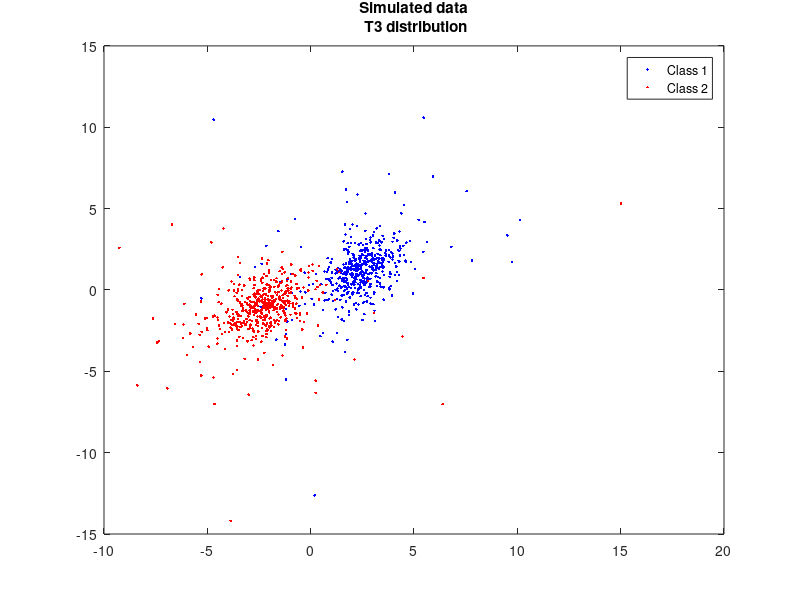
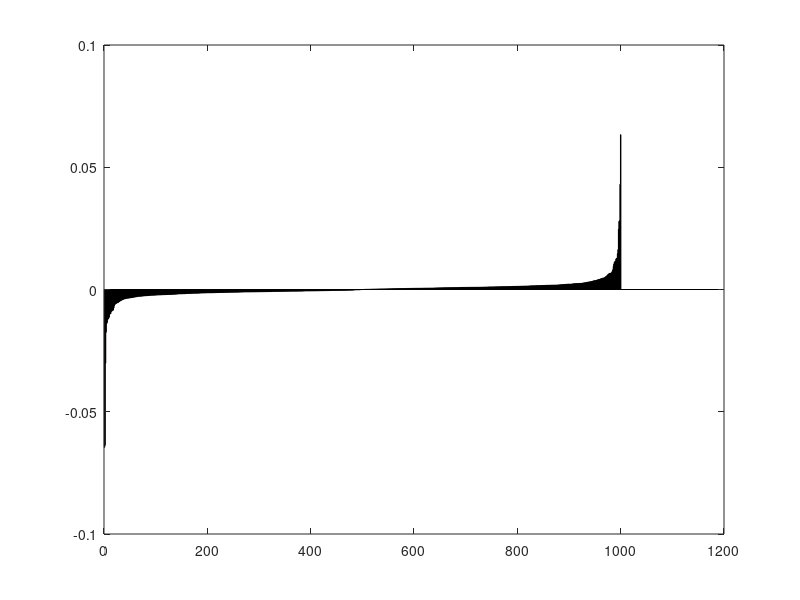

Source code (MATLAB) for these figures, in order: (Note: this script raises an error after producing the figures.)
clear all
close all
clc

p = 2; % number of dimensions
N = 1000; % number of datapoints
r = 10; % sample size
type = 'T3';
clusterDistribution = 0.5;

distance = 1.3; % manual konstant

%% Covariance matrix

sigma = zeros(p,p);
for i = 1:p
    for j = 1:p
        sigma(i,j) = 2*0.5^abs(i-j);
    end
end

%% Difference between clusters

D = randn(1,p);
D = D./norm(D)*2*distance;


switch type
    case 'GA'
        X = mvnrnd(zeros(p,1),sigma,N);
    case 'T1'
        X = mvtrnd(sigma,1,N); %T dist Data with zero mean
    case 'T3'
        X = mvtrnd(sigma,3,N); %T dist Data with zero mean
end

N1 = round(N*clusterDistribution);
N2 = N-N1;

D = [repmat(-D,N1,1);repmat(D,N2,1)];

X = X+D;

t = [-ones(N1,1); ones(N2,1)];


if (size(X,2) == 2)
    figure
    plot(X(1:N1,1),X(1:N1,2),'.b',X(N2+1:N,1),X(N2+1:N,2),'.r')
    legend('Class 1', 'Class 2');
    title(sprintf('Simulated data\n %s distribution',type));
end

%% Random permutation for more realism

R = randperm(N);

X = X(R,1:size(X,2));
t = t(R);

%% "Logistic" regression

%The "leverage" distribution
%Same as for linear regression, but multiplied by targets (t)
H = X*inv(X'*X)*X';

figure
bar(sort(diag(H).*t));

%Finding the distribution, we take abs((H)
pi = abs(diag(H))./sum(abs(diag(H)));
if (p == 2) 
    [w_est, w_estH, logSumErr, logSumErrH , correct, correctH] = SubsampleLogReg( X,t,pi,r , true);
    [w_estU, w_estHU, logSumErrU, logSumErrHU , correctU, correctHU] = SubsampleLogReg(X,t,ones(N,1)/N,r,true);
else
    [w_est, w_estH, logSumErr, logSumErrH , correct, correctH] = SubsampleLogReg( X,t,pi,r , true);
    [w_estU, w_estHU, logSumErrU, logSumErrHU , correctU, correctHU] = SubsampleLogReg(X,t,ones(N,1)/N,r,true);
end
[correct correctH; correctU correctHU]
[logSumErr logSumErrH; logSumErrU logSumErrHU]

y = t;
y(t<0) = 0;
l=glmval(glmfit(X,y,'binomial'),X,'logit');
l(l<0.5) = 0;
l(l>0.5) = 1;
sum(l == y)
